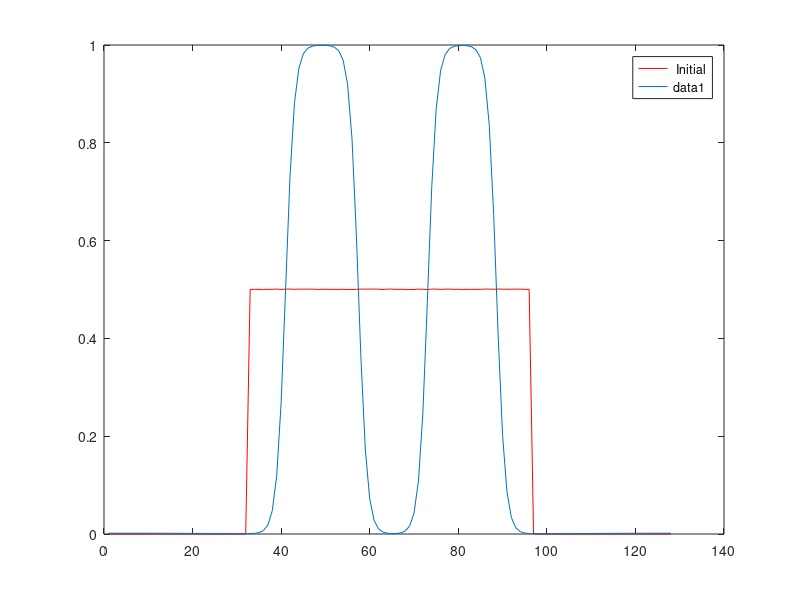

Source code (MATLAB):
clear all;
clc;
clf;
kappa = 1.0;
A = 1.0;
N = 128;
dx = 1.0;
c = zeros(N,1);

for i = (N/4)+1:3*N/4
  c(i) = 0.5+0.001*(1-rand());
endfor
plot(c, 'r; Initial;');
hold on
halfN = N/2;
delk = 2*pi/N;
dt  = 0.5;

for m = 1:4000
  g = 2.*c.*(1.-c).*(1.-2.*c);
  chat = fft(c);
  ghat = fft(g);
  for i = 1:N
    if ((i-1)<=halfN) k=((i-1)*delk);
    endif
    if ((i-1)>halfN) k=(i-N-1)*delk;
    endif
    k2 = k*k;
    k4 = k2*k2;
    chat(i) = (chat(i)-dt*k2*ghat(i))/(1+2*k4*dt);
  endfor
  c = real(ifft(chat));
endfor
plot(c)

chat = fft(c);
for i = 1:N
  if ((i-1)<=halfN) k = (i-1)*delk;
  endif
  if ((i-1)>halfN) k = (i-N-1)*delk;
  endif
  chat(i) = complex(0,1)*k*chat(i);
endfor
cprime = real(ifft(chat));
energy1 = 0.0;
energy2 = 0.0;
#kappa = 3.0;
#A = 1.0;

for i = 1:N
  energy1=energy1+A*c(i)*c(i)*(1-c(i))*(1-c(i));
  energy2=energy2+kappa*cprime(i)*cprime(i);
endfor

0.5*energy1
0.5*energy2
0.5*(energy1+energy2)